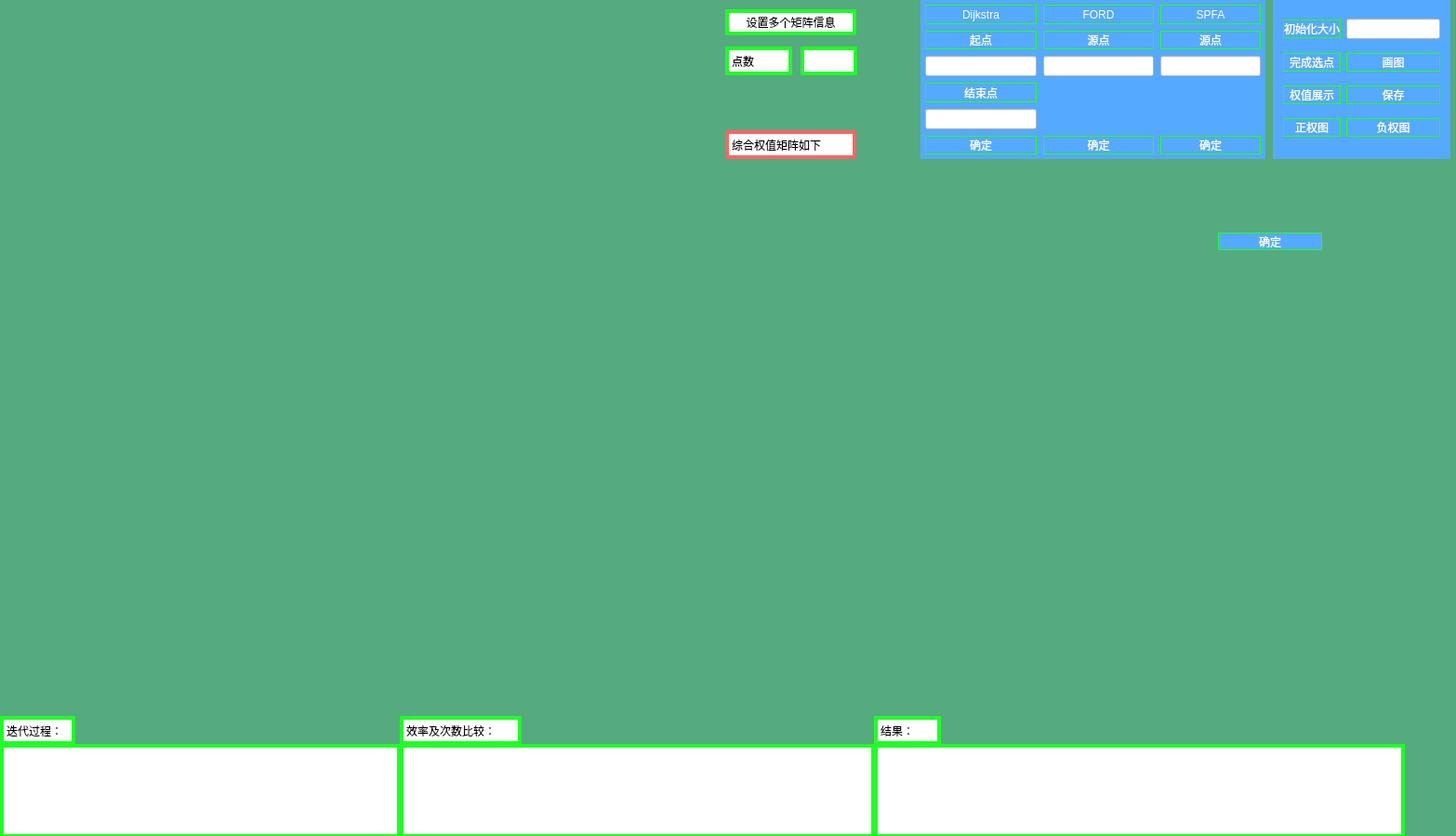
<?xml version="1.0" encoding="UTF-8"?>
<ui version="4.0">
 <class>Widget</class>
 <widget class="QWidget" name="Widget">
  <property name="geometry">
   <rect>
    <x>0</x>
    <y>0</y>
    <width>1566</width>
    <height>899</height>
   </rect>
  </property>
  <property name="windowTitle">
   <string>Widget</string>
  </property>
  <property name="styleSheet">
   <string notr="true">background-color: rgb(85, 170, 127);


</string>
  </property>
  <widget class="QLabel" name="label">
   <property name="geometry">
    <rect>
     <x>780</x>
     <y>50</y>
     <width>72</width>
     <height>31</height>
    </rect>
   </property>
   <property name="styleSheet">
    <string notr="true">border-style:solid;
border-color:rgb(32, 255, 39);
border-width:4px;
background-color: rgb(255, 255, 255);</string>
   </property>
   <property name="text">
    <string>点数</string>
   </property>
  </widget>
  <widget class="QLabel" name="label_number">
   <property name="geometry">
    <rect>
     <x>861</x>
     <y>50</y>
     <width>61</width>
     <height>31</height>
    </rect>
   </property>
   <property name="styleSheet">
    <string notr="true">border-style:solid;
border-color:rgb(32, 255, 39);
border-width:4px;
background-color: rgb(255, 255, 255);</string>
   </property>
   <property name="text">
    <string/>
   </property>
  </widget>
  <widget class="QTextEdit" name="textEdit_dasd">
   <property name="geometry">
    <rect>
     <x>940</x>
     <y>800</y>
     <width>571</width>
     <height>101</height>
    </rect>
   </property>
   <property name="styleSheet">
    <string notr="true">border-style:solid;
border-color:rgb(32, 255, 39);
border-width:4px;
background-color: rgb(255, 255, 255);</string>
   </property>
  </widget>
  <widget class="QLabel" name="label_2">
   <property name="geometry">
    <rect>
     <x>780</x>
     <y>140</y>
     <width>141</width>
     <height>31</height>
    </rect>
   </property>
   <property name="styleSheet">
    <string notr="true">border-style:solid;
border-color:rgb(255, 100, 100);
border-width:4px;
background-color: rgb(255, 255, 255);</string>
   </property>
   <property name="text">
    <string>综合权值矩阵如下</string>
   </property>
  </widget>
  <widget class="QTextEdit" name="shobb">
   <property name="geometry">
    <rect>
     <x>430</x>
     <y>800</y>
     <width>511</width>
     <height>101</height>
    </rect>
   </property>
   <property name="styleSheet">
    <string notr="true">border-style:solid;
border-color:rgb(32, 255, 39);
border-width:4px;
background-color: rgb(255, 255, 255);</string>
   </property>
  </widget>
  <widget class="QLabel" name="label_3">
   <property name="geometry">
    <rect>
     <x>430</x>
     <y>770</y>
     <width>131</width>
     <height>31</height>
    </rect>
   </property>
   <property name="styleSheet">
    <string notr="true">border-style:solid;
border-color:rgb(32, 255, 39);
border-width:4px;
background-color: rgb(255, 255, 255);</string>
   </property>
   <property name="text">
    <string>效率及次数比较：</string>
   </property>
  </widget>
  <widget class="QLabel" name="label_4">
   <property name="geometry">
    <rect>
     <x>0</x>
     <y>770</y>
     <width>81</width>
     <height>31</height>
    </rect>
   </property>
   <property name="styleSheet">
    <string notr="true">border-style:solid;
border-color:rgb(32, 255, 39);
border-width:4px;
background-color: rgb(255, 255, 255);</string>
   </property>
   <property name="text">
    <string>迭代过程：</string>
   </property>
  </widget>
  <widget class="QTextEdit" name="h23ad">
   <property name="geometry">
    <rect>
     <x>0</x>
     <y>800</y>
     <width>431</width>
     <height>101</height>
    </rect>
   </property>
   <property name="styleSheet">
    <string notr="true">border-style:solid;
border-color:rgb(32, 255, 39);
border-width:4px;
background-color: rgb(255, 255, 255);</string>
   </property>
  </widget>
  <widget class="QLabel" name="label_5">
   <property name="geometry">
    <rect>
     <x>940</x>
     <y>770</y>
     <width>72</width>
     <height>31</height>
    </rect>
   </property>
   <property name="styleSheet">
    <string notr="true">border-style:solid;
border-color:rgb(32, 255, 39);
border-width:4px;
background-color: rgb(255, 255, 255);</string>
   </property>
   <property name="text">
    <string>结果：</string>
   </property>
  </widget>
  <widget class="QWidget" name="widget" native="true">
   <property name="geometry">
    <rect>
     <x>1369</x>
     <y>0</y>
     <width>191</width>
     <height>171</height>
    </rect>
   </property>
   <property name="styleSheet">
    <string notr="true">background-color: rgb(85, 170, 255);</string>
   </property>
   <layout class="QGridLayout" name="gridLayout">
    <item row="1" column="0">
     <widget class="QPushButton" name="pushButton_wcxd">
      <property name="styleSheet">
       <string notr="true">border-style:solid;
border-color:rgb(32, 255, 39);
border-width:1px;
background-color: rgb(85, 170, 255);
font: 75 9pt &quot;微软雅黑&quot;;
color: rgb(255, 255, 255);</string>
      </property>
      <property name="text">
       <string>完成选点</string>
      </property>
     </widget>
    </item>
    <item row="0" column="0">
     <widget class="QPushButton" name="pushButton_init">
      <property name="styleSheet">
       <string notr="true">border-style:solid;
border-color:rgb(32, 255, 39);
border-width:1px;
background-color: rgb(85, 170, 255);
font: 75 9pt &quot;微软雅黑&quot;;
color: rgb(255, 255, 255);</string>
      </property>
      <property name="text">
       <string>初始化大小</string>
      </property>
     </widget>
    </item>
    <item row="3" column="1">
     <widget class="QPushButton" name="pushButton_6">
      <property name="styleSheet">
       <string notr="true">border-style:solid;
border-color:rgb(32, 255, 39);
border-width:1px;
background-color: rgb(85, 170, 255);
font: 75 9pt &quot;微软雅黑&quot;;
color: rgb(255, 255, 255);</string>
      </property>
      <property name="text">
       <string>负权图</string>
      </property>
     </widget>
    </item>
    <item row="1" column="1">
     <widget class="QPushButton" name="showquan">
      <property name="styleSheet">
       <string notr="true">border-style:solid;
border-color:rgb(32, 255, 39);
border-width:1px;
background-color: rgb(85, 170, 255);
font: 75 9pt &quot;微软雅黑&quot;;
color: rgb(255, 255, 255);</string>
      </property>
      <property name="text">
       <string>画图</string>
      </property>
     </widget>
    </item>
    <item row="0" column="1">
     <widget class="QLineEdit" name="lineEdit_init">
      <property name="styleSheet">
       <string notr="true">background-color: rgb(255, 255, 255);
color: rgb(255, 0, 0);</string>
      </property>
     </widget>
    </item>
    <item row="2" column="1">
     <widget class="QPushButton" name="pushButton_5">
      <property name="styleSheet">
       <string notr="true">border-style:solid;
border-color:rgb(32, 255, 39);
border-width:1px;
background-color: rgb(85, 170, 255);
font: 75 9pt &quot;微软雅黑&quot;;
color: rgb(255, 255, 255);</string>
      </property>
      <property name="text">
       <string>保存</string>
      </property>
     </widget>
    </item>
    <item row="3" column="0">
     <widget class="QPushButton" name="pushButton_7">
      <property name="styleSheet">
       <string notr="true">border-style:solid;
border-color:rgb(32, 255, 39);
border-width:1px;
background-color: rgb(85, 170, 255);
font: 75 9pt &quot;微软雅黑&quot;;
color: rgb(255, 255, 255);</string>
      </property>
      <property name="text">
       <string>正权图</string>
      </property>
     </widget>
    </item>
    <item row="2" column="0">
     <widget class="QPushButton" name="pushButton_8">
      <property name="styleSheet">
       <string notr="true">border-style:solid;
border-color:rgb(32, 255, 39);
border-width:1px;
background-color: rgb(85, 170, 255);
font: 75 9pt &quot;微软雅黑&quot;;
color: rgb(255, 255, 255);</string>
      </property>
      <property name="text">
       <string>权值展示</string>
      </property>
     </widget>
    </item>
   </layout>
  </widget>
  <widget class="QWidget" name="widget_2" native="true">
   <property name="geometry">
    <rect>
     <x>990</x>
     <y>0</y>
     <width>371</width>
     <height>171</height>
    </rect>
   </property>
   <property name="styleSheet">
    <string notr="true">background-color: rgb(85, 170, 255);</string>
   </property>
   <layout class="QGridLayout" name="gridLayout_2" rowstretch="1,1,1,1,1,1" rowminimumheight="1,1,1,1,1,1">
    <property name="leftMargin">
     <number>5</number>
    </property>
    <property name="topMargin">
     <number>5</number>
    </property>
    <property name="rightMargin">
     <number>5</number>
    </property>
    <property name="bottomMargin">
     <number>5</number>
    </property>
    <property name="spacing">
     <number>7</number>
    </property>
    <item row="1" column="1">
     <widget class="QLabel" name="label_8">
      <property name="styleSheet">
       <string notr="true">border-style:solid;
border-color:rgb(32, 255, 39);
border-width:1px;
background-color: rgb(85, 170, 255);
font: 75 9pt &quot;微软雅黑&quot;;
color: rgb(255, 255, 255);</string>
      </property>
      <property name="text">
       <string>源点</string>
      </property>
      <property name="alignment">
       <set>Qt::AlignCenter</set>
      </property>
     </widget>
    </item>
    <item row="1" column="0">
     <widget class="QLabel" name="label_9">
      <property name="styleSheet">
       <string notr="true">border-style:solid;
border-color:rgb(32, 255, 39);
border-width:1px;
background-color: rgb(85, 170, 255);
font: 75 9pt &quot;微软雅黑&quot;;
color: rgb(255, 255, 255);</string>
      </property>
      <property name="text">
       <string>起点</string>
      </property>
      <property name="alignment">
       <set>Qt::AlignCenter</set>
      </property>
     </widget>
    </item>
    <item row="3" column="0">
     <widget class="QLabel" name="label_10">
      <property name="styleSheet">
       <string notr="true">border-style:solid;
border-color:rgb(32, 255, 39);
border-width:1px;
background-color: rgb(85, 170, 255);
font: 75 9pt &quot;微软雅黑&quot;;
color: rgb(255, 255, 255);</string>
      </property>
      <property name="text">
       <string>结束点</string>
      </property>
      <property name="alignment">
       <set>Qt::AlignCenter</set>
      </property>
     </widget>
    </item>
    <item row="2" column="0">
     <widget class="QLineEdit" name="D1">
      <property name="styleSheet">
       <string notr="true">background-color: rgb(255, 255, 255);
color: rgb(255, 0, 0);</string>
      </property>
     </widget>
    </item>
    <item row="5" column="2">
     <widget class="QPushButton" name="SPFA_button">
      <property name="sizePolicy">
       <sizepolicy hsizetype="Preferred" vsizetype="Preferred">
        <horstretch>0</horstretch>
        <verstretch>0</verstretch>
       </sizepolicy>
      </property>
      <property name="styleSheet">
       <string notr="true">border-style:solid;
border-color:rgb(32, 255, 39);
border-width:1px;
background-color: rgb(85, 170, 255);
font: 75 9pt &quot;微软雅黑&quot;;
color: rgb(255, 255, 255);</string>
      </property>
      <property name="text">
       <string>确定</string>
      </property>
     </widget>
    </item>
    <item row="1" column="2">
     <widget class="QLabel" name="dsadada54">
      <property name="styleSheet">
       <string notr="true">border-style:solid;
border-color:rgb(32, 255, 39);
border-width:1px;
background-color: rgb(85, 170, 255);
font: 75 9pt &quot;微软雅黑&quot;;
color: rgb(255, 255, 255);</string>
      </property>
      <property name="text">
       <string>源点</string>
      </property>
      <property name="alignment">
       <set>Qt::AlignCenter</set>
      </property>
     </widget>
    </item>
    <item row="2" column="2">
     <widget class="QLineEdit" name="SPFA_txt">
      <property name="sizePolicy">
       <sizepolicy hsizetype="Preferred" vsizetype="Preferred">
        <horstretch>0</horstretch>
        <verstretch>0</verstretch>
       </sizepolicy>
      </property>
      <property name="styleSheet">
       <string notr="true">background-color: rgb(255, 255, 255);
color: rgb(255, 0, 0);</string>
      </property>
     </widget>
    </item>
    <item row="4" column="0">
     <widget class="QLineEdit" name="D2">
      <property name="styleSheet">
       <string notr="true">background-color: rgb(255, 255, 255);
color: rgb(255, 0, 0);</string>
      </property>
     </widget>
    </item>
    <item row="2" column="1">
     <widget class="QLineEdit" name="F1">
      <property name="styleSheet">
       <string notr="true">background-color: rgb(255, 255, 255);
color: rgb(255, 0, 0);</string>
      </property>
     </widget>
    </item>
    <item row="5" column="1">
     <widget class="QPushButton" name="pushButton_9">
      <property name="styleSheet">
       <string notr="true">border-style:solid;
border-color:rgb(32, 255, 39);
border-width:1px;
background-color: rgb(85, 170, 255);
font: 75 9pt &quot;微软雅黑&quot;;
color: rgb(255, 255, 255);</string>
      </property>
      <property name="text">
       <string>确定</string>
      </property>
     </widget>
    </item>
    <item row="5" column="0">
     <widget class="QPushButton" name="pushButton_10">
      <property name="styleSheet">
       <string notr="true">border-style:solid;
border-color:rgb(32, 255, 39);
border-width:1px;
background-color: rgb(85, 170, 255);
font: 75 9pt &quot;微软雅黑&quot;;
color: rgb(255, 255, 255);</string>
      </property>
      <property name="text">
       <string>确定</string>
      </property>
     </widget>
    </item>
    <item row="3" column="1">
     <widget class="QLabel" name="label_6">
      <property name="text">
       <string/>
      </property>
     </widget>
    </item>
    <item row="3" column="2">
     <widget class="QLabel" name="label_7">
      <property name="text">
       <string/>
      </property>
     </widget>
    </item>
    <item row="4" column="1">
     <widget class="QLabel" name="label_11">
      <property name="text">
       <string/>
      </property>
     </widget>
    </item>
    <item row="4" column="2">
     <widget class="QLabel" name="label_12">
      <property name="text">
       <string/>
      </property>
     </widget>
    </item>
    <item row="0" column="0">
     <widget class="QLabel" name="label_13">
      <property name="styleSheet">
       <string notr="true">border-style:solid;
border-color:rgb(32, 255, 39);
border-width:1px;
background-color: rgb(85, 170, 255);
font: 75 9pt &quot;微软雅黑&quot;;
color: rgb(255, 255, 255);</string>
      </property>
      <property name="text">
       <string>Dijkstra</string>
      </property>
      <property name="alignment">
       <set>Qt::AlignCenter</set>
      </property>
     </widget>
    </item>
    <item row="0" column="1">
     <widget class="QLabel" name="label_14">
      <property name="styleSheet">
       <string notr="true">border-style:solid;
border-color:rgb(32, 255, 39);
border-width:1px;
background-color: rgb(85, 170, 255);
font: 75 9pt &quot;微软雅黑&quot;;
color: rgb(255, 255, 255);</string>
      </property>
      <property name="text">
       <string>FORD</string>
      </property>
      <property name="alignment">
       <set>Qt::AlignCenter</set>
      </property>
     </widget>
    </item>
    <item row="0" column="2">
     <widget class="QLabel" name="label_15">
      <property name="styleSheet">
       <string notr="true">border-style:solid;
border-color:rgb(32, 255, 39);
border-width:1px;
background-color: rgb(85, 170, 255);
font: 75 9pt &quot;微软雅黑&quot;;
color: rgb(255, 255, 255);</string>
      </property>
      <property name="text">
       <string>SPFA</string>
      </property>
      <property name="alignment">
       <set>Qt::AlignCenter</set>
      </property>
     </widget>
    </item>
   </layout>
  </widget>
  <widget class="QPushButton" name="setM">
   <property name="geometry">
    <rect>
     <x>780</x>
     <y>10</y>
     <width>141</width>
     <height>28</height>
    </rect>
   </property>
   <property name="styleSheet">
    <string notr="true">border-style:solid;
border-color:rgb(32, 255, 39);
border-width:4px;
background-color: rgb(255, 255, 255);</string>
   </property>
   <property name="text">
    <string>设置多个矩阵信息</string>
   </property>
  </widget>
  <widget class="QPushButton" name="pushButton_4">
   <property name="geometry">
    <rect>
     <x>1310</x>
     <y>250</y>
     <width>112</width>
     <height>19</height>
    </rect>
   </property>
   <property name="styleSheet">
    <string notr="true">border-style:solid;
border-color:rgb(32, 255, 39);
border-width:1px;
background-color: rgb(85, 170, 255);
font: 75 9pt &quot;微软雅黑&quot;;
color: rgb(255, 255, 255);</string>
   </property>
   <property name="text">
    <string>确定</string>
   </property>
  </widget>
 </widget>
 <layoutdefault spacing="6" margin="11"/>
 <resources/>
 <connections/>
</ui>
